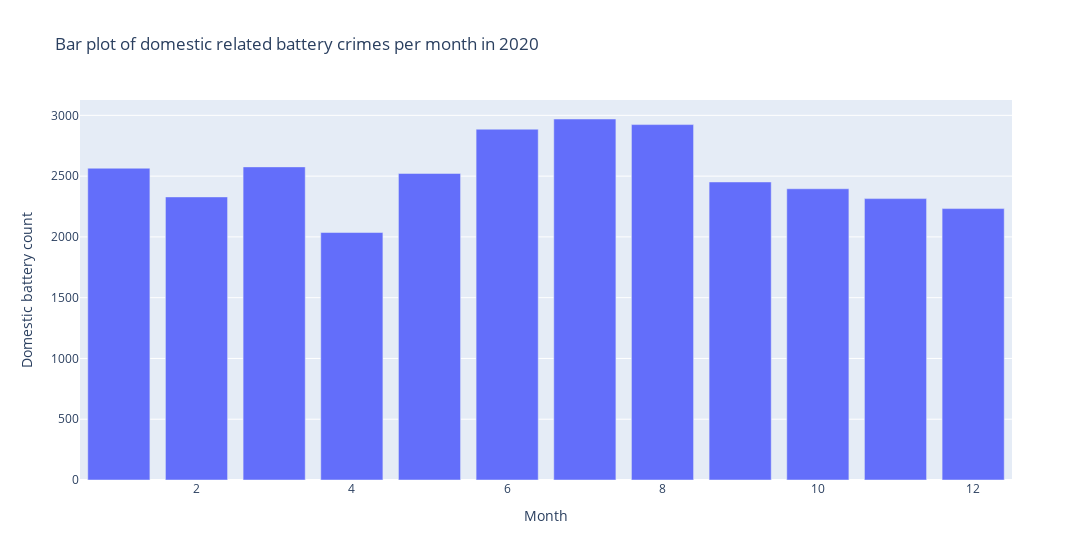

Notebook cell for this chart:
### Code cell
x_m = months_df.index
y_m = months_df['Domestic']

import plotly.express as px

fig = px.bar(x=x_m,
             y=y_m, 
             orientation='v', 
             title='Bar plot of domestic related battery crimes per month in 2020',
             labels={'y': 'Domestic battery count', 'x': 'Month'},
             width=1400
             )
fig.update_layout(showlegend=False)
fig.show()

### Figure 1 — Plotly figure (JSON) as saved in the notebook; plotly's stock layout.template omitted (floating-point values rounded to 4 significant figures)
{"data": [{"alignmentgroup": "True", "hovertemplate": "Month=%{x}<br>Domestic battery count=%{y}<extra></extra>", "legendgroup": "", "marker": {"color": "#636efa", "pattern": {"shape": ""}}, "name": "", "offsetgroup": "", "orientation": "v", "showlegend": false, "textposition": "auto", "type": "bar", "x": [1, 2, 3, 4, 5, 6, 7, 8, 9, 10, 11, 12], "xaxis": "x", "y": [2565, 2329, 2576, 2036, 2522, 2886, 2970, 2924, 2452, 2396, 2315, 2233], "yaxis": "y"}], "layout": {"barmode": "relative", "legend": {"tracegroupgap": 0}, "showlegend": false, "title": {"text": "Bar plot of domestic related battery crimes per month in 2020"}, "width": 1400, "xaxis": {"anchor": "y", "domain": [0, 1], "title": {"text": "Month"}}, "yaxis": {"anchor": "x", "domain": [0, 1], "title": {"text": "Domestic battery count"}}}}
